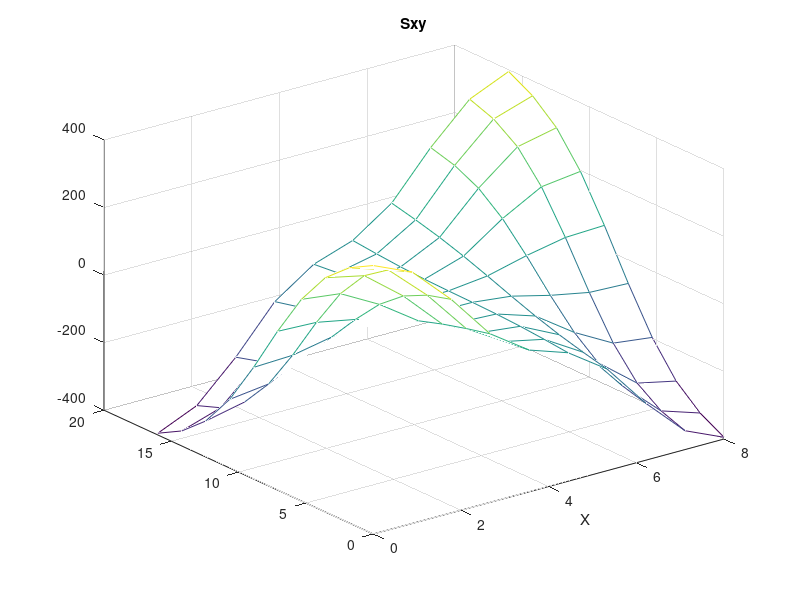
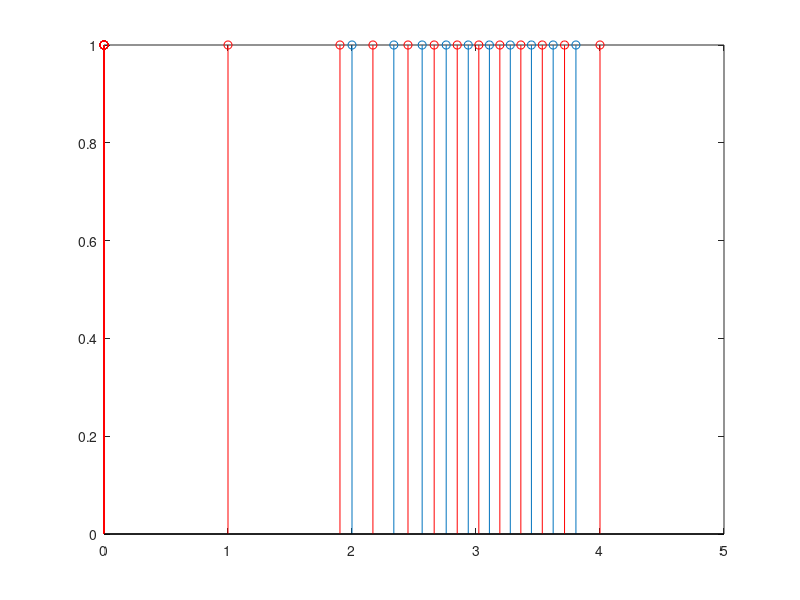
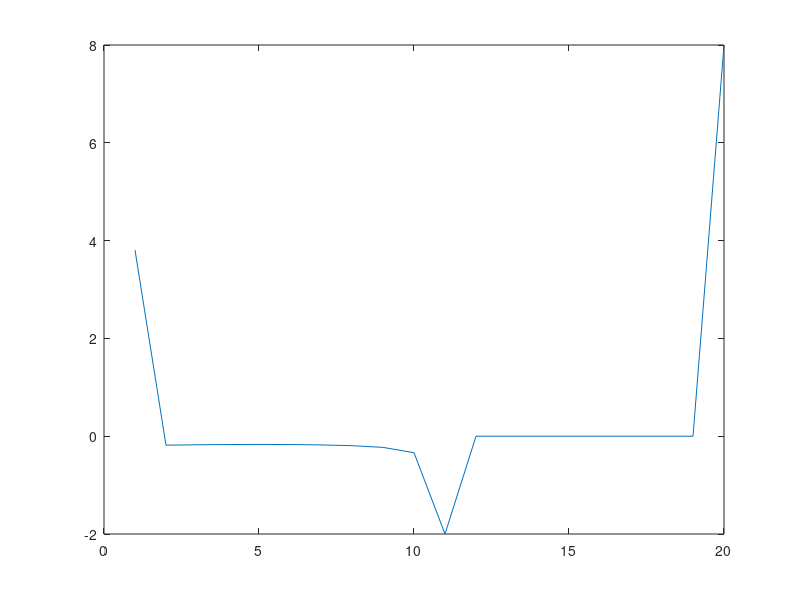

The MATLAB source for these figures, in order:
clear all;  close all; clc;
m =1;
n =2;
a = 8;
b = 16;
Nx = 10;
Ny = 10;
A0 = 1;
B0 = 1;
A=A0*(pi*n)^2;
B=B0*(pi*m)^2;

Ka = (2*n)/a;
Kb = (2*m)/b;

if m == 0
    yConst = b/2;           %max of MODE  - Y 
else
    yConst = b/(2*m);  %max of MODE  - Y 
end
yConstVector(1:Ny) = yConst; 
x = linspace(0, a,  Nx);
y = linspace(0, b,  Ny);
[X,Y] = meshgrid(x, y);

sax = sinc(Ka.*(X - (a/2)));
sby = sinc(Kb.*(Y - (b/2)));

b11 = (1 + sax);
b12 = (1 - sby);

a11 = (1 - sax);
a12 = (1 + sby);

xy =(y-(b/2))'*(x - (a/2));

Bb11b12 = B*(b11.*b12);
Aa11a12 = A*(a11.*a12);
Sxy  = (xy/4) .*(Bb11b12  + Aa11a12);
% SxyMatrix = ones(Ny, 1);
% SxyMatrix =SxyMatrix*Sxy; 
figure (1)
%plot(x, Sxy)
mesh(X,Y, Sxy)
title('Sxy')
xlabel('X')

% figure (2)
% plot(y, Sxy)
% xlabel('Y')

% figure (3)
% plot(x, a11)
%hold on
%%%%%%%%%%%%%%%%%%%%%%%%%%%%%%%%%%
%%   1
xVector = X(1,:);
%yConst = 
Smax = Sxy(Nx);
%%
Nxnew = 20;
finishPoint = Nxnew-1;
for i = 1:(finishPoint)
Snormal(i) = (Smax/(Nxnew)) * i;
end
%% find X
% Mean Root Squars

epsilon =0.00001;
for j = 1:finishPoint
   Sj =  Snormal(j);
   %Sj  = a11(j);
    Xmin = 0;
    Xmax = a;
    Xmean = ( Xmax + Xmin ) / 2;
%      sax1 =  (sinc(Ka*Xmean));
%      sby1 = (sinc(Kb*yConst)) ;
%      a = 1-sax1;
%      b= 1+sby1;
%      xy1= (Xmean*yConst)/4;

    saxCmean = sinc(Ka.*(Xmean-(a/2)));  %Vector
    sbyCmean = sinc(Kb*yConst);  % Number
 
    b11Cmean = (1 + saxCmean);  % vector
    b12Cmean = (1 - sbyCmean);  % Number

    a11Cmean = (1-saxCmean);  % Vector
    a12Cmean = (1+ sbyCmean); % Number
    Bb11b12Cmean = B*(b11Cmean*b12Cmean);  
    Aa11a12Cmean = A*(a11Cmean*a12Cmean);
    
     Si = (((Xmean)*yConst)/4) * (Bb11b12Cmean  + Aa11a12Cmean);
     %Si = ((Xmean*yConst)/4) *A* (1+sinc(Kb*yConst)) * (1- sinc(Ka*Xmean));
     %Si = (1- sinc(Ka*Xmean));
     dS = (Si-Sj) ;
     %disp(' ================================== ')
    while  abs(dS)  > epsilon
        if Xmax == Xmin
            dS = epsilon/2;
        else
            if  dS > 0
                Xmax = Xmean;
            else
                Xmin = Xmean;
            end
             Xmean = ( Xmax + Xmin ) / 2;
             saxCmean = sinc(Ka.*(Xmean));  %Vector
             sbyCmean = sinc(Kb*yConst);  % Number
 
            b11Cmean = (1 + saxCmean);  % vector
            b12Cmean = (1 - sbyCmean);  % Number

            a11Cmean = (1-saxCmean);  % Vector
            a12Cmean = (1+ sbyCmean); % Number
            
             Bb11b12Cmean = B*(b11Cmean*b12Cmean);  
            Aa11a12Cmean = A*(a11Cmean*a12Cmean);
    
            Si = (((Xmean - (a/2))*yConst)/4) * (Bb11b12Cmean  + Aa11a12Cmean);
            %Si = ((Xmean*yConst)/4) *A* (1+sinc(Kb*yConst)) * (1- sinc(Ka*Xmean));
            
           %Si =  (1- sinc(Ka*Xmean));
            dS =  (Si-Sj);
        end
    %disp( ' -----------------------------------------------  ' )
    end
    XmeanArray(j) = (Xmean);
end
%%
xx = ones(1,finishPoint);
% Create stem
figure (4)
stem(XmeanArray, xx);
xlim([0 5])
hold on;
%%  Take  a rays from X-distribution
[xSize, ySize] = size(XmeanArray);
XmeanArrayPad = zeros(1, ySize+2);
[xSizePad, ySizePad] = size(XmeanArrayPad);
XmeanArrayPad(1, 2:ySizePad-1) = XmeanArray;
XmeanArrayPad(1) = 0;
XmeanArrayPad(ySizePad) = a;

xRayArray = zeros(1, ySizePad-1);
for  XmeanIndex = 1:ySizePad-1
    
    x1 = XmeanArrayPad(XmeanIndex);
    x2 = XmeanArrayPad(XmeanIndex+1);
    xRay = (x1 + x2) / 2;
    xRayArray(1, XmeanIndex)  =  xRay;
end
xxPad = ones(1,finishPoint+1);
stem(xRayArray, xxPad, 'red');

for  XmeanIndex = 1 : ySizePad - 1
    x1 = XmeanArrayPad(XmeanIndex);
    x2 = XmeanArrayPad(XmeanIndex + 1);
    deltaxRay = (x2 - x1);
    deltaxRayArray(1, XmeanIndex)  = deltaxRay;
end

figure (5)
plot(deltaxRayArray)



